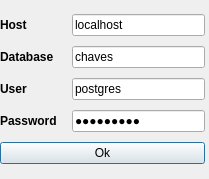
<?xml version="1.0" encoding="UTF-8"?>
<ui version="4.0">
 <class>Conf</class>
 <widget class="QDialog" name="Conf">
  <property name="geometry">
   <rect>
    <x>0</x>
    <y>0</y>
    <width>209</width>
    <height>179</height>
   </rect>
  </property>
  <property name="windowTitle">
   <string>Configurações</string>
  </property>
  <property name="windowIcon">
   <iconset resource="logo.qrc">
    <normaloff>:/icon/ufpel.png</normaloff>:/icon/ufpel.png</iconset>
  </property>
  <widget class="QWidget" name="">
   <property name="geometry">
    <rect>
     <x>0</x>
     <y>10</y>
     <width>205</width>
     <height>161</height>
    </rect>
   </property>
   <layout class="QGridLayout" name="gridLayout">
    <item row="0" column="0">
     <widget class="QLabel" name="label">
      <property name="font">
       <font>
        <weight>75</weight>
        <bold>true</bold>
       </font>
      </property>
      <property name="text">
       <string>Host</string>
      </property>
     </widget>
    </item>
    <item row="0" column="1" colspan="2">
     <widget class="QLineEdit" name="lineEdit">
      <property name="text">
       <string>localhost</string>
      </property>
     </widget>
    </item>
    <item row="1" column="0">
     <widget class="QLabel" name="label_2">
      <property name="font">
       <font>
        <weight>75</weight>
        <bold>true</bold>
       </font>
      </property>
      <property name="text">
       <string>Database</string>
      </property>
     </widget>
    </item>
    <item row="1" column="1" colspan="2">
     <widget class="QLineEdit" name="lineEdit_2">
      <property name="text">
       <string>chaves</string>
      </property>
     </widget>
    </item>
    <item row="2" column="0">
     <widget class="QLabel" name="label_3">
      <property name="font">
       <font>
        <weight>75</weight>
        <bold>true</bold>
       </font>
      </property>
      <property name="text">
       <string>User</string>
      </property>
     </widget>
    </item>
    <item row="2" column="1" colspan="2">
     <widget class="QLineEdit" name="lineEdit_3">
      <property name="text">
       <string>postgres</string>
      </property>
     </widget>
    </item>
    <item row="3" column="0">
     <widget class="QLabel" name="label_4">
      <property name="font">
       <font>
        <weight>75</weight>
        <bold>true</bold>
       </font>
      </property>
      <property name="text">
       <string>Password</string>
      </property>
     </widget>
    </item>
    <item row="3" column="1" colspan="2">
     <widget class="QLineEdit" name="lineEdit_4">
      <property name="text">
       <string>123456789</string>
      </property>
      <property name="echoMode">
       <enum>QLineEdit::Password</enum>
      </property>
     </widget>
    </item>
    <item row="4" column="0" colspan="3">
     <widget class="QPushButton" name="pushButton">
      <property name="text">
       <string>Ok</string>
      </property>
     </widget>
    </item>
   </layout>
  </widget>
 </widget>
 <resources>
  <include location="logo.qrc"/>
 </resources>
 <connections/>
</ui>
